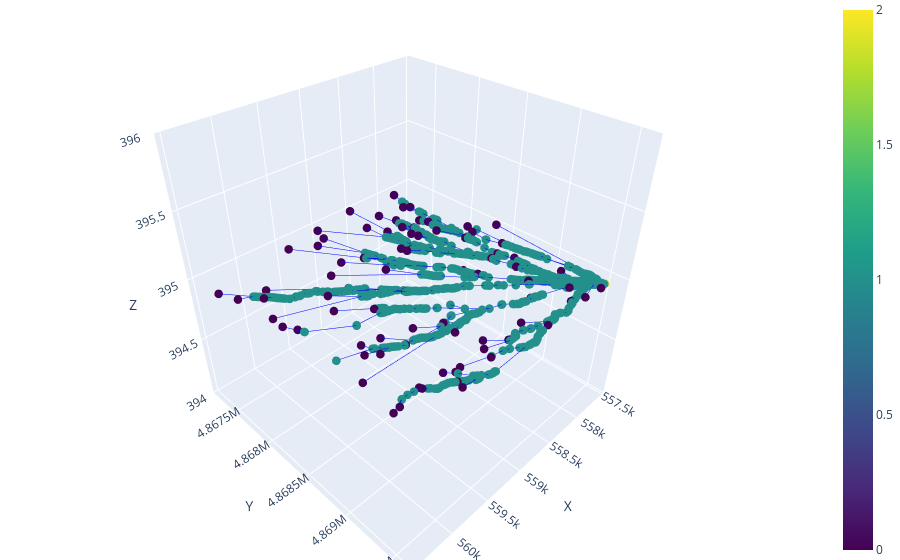

Notebook source saved alongside this figure:
### Code cell
pulse = pd.read_csv("conduit_geometry_test/input_data/gaussian_pulse.csv")
ss = pd.read_csv('conduit_geometry_test/input_data/baseflow.csv')
network_dir = 'conduit_geometry_test/networks/anastomotic/n_1366'
network_name = 'anastomotic_network_n_1366'
network = ok.load_network_data(f'{network_dir}/nodes.csv', f'{network_dir}/edges.csv', debug= True)
network.plot_3D_network(node_color = 'type')
